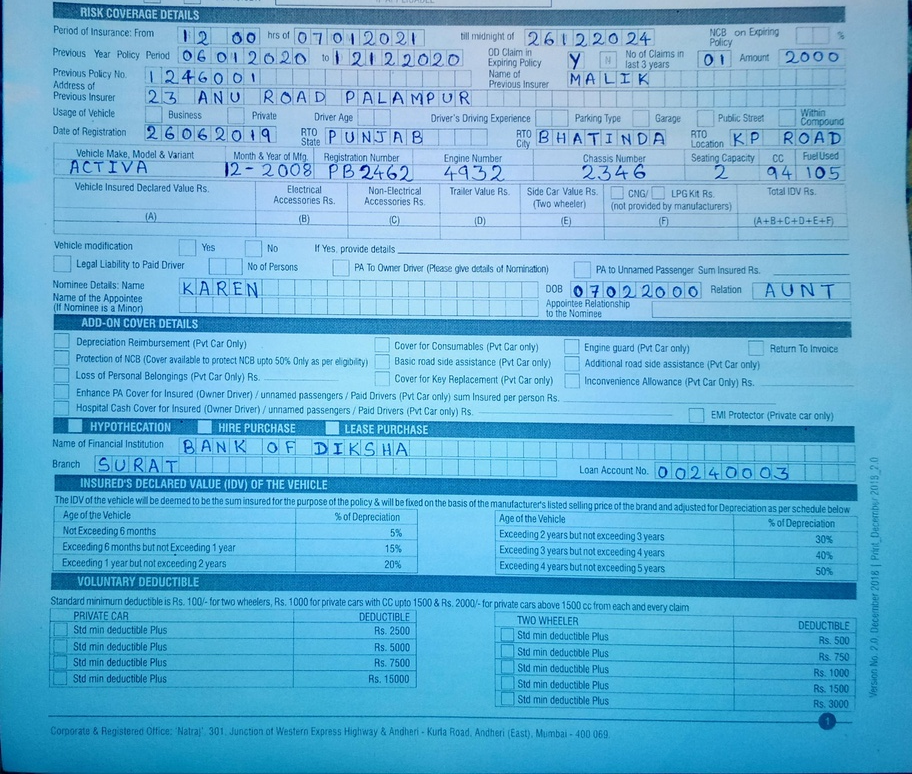
#> input picture Input/2021_01_09 00_03 Office Lens (2).jpg, 912 x 774 px, shrunk from 2827 x 2400 before the run, found by its file name
$ jupyter execute 'Detecting Bounding Boxes and Cropping the image.ipynb'
#> lines starting #> are read from the running program, lines starting #| are printed output that depends on the picture; after the words box and inside, x2 and y2 are one past the last pixel; in counts of white or black regions, pixels touching at a corner belong together
[cell 1]
# Read the image
import cv2
import numpy as np
img = cv2.imread(r"C:\Users\hp\Desktop\Form\2021_01_09 00_03 Office Lens (2).jpg")
#> img is the input picture: shape (774, 912, 3); mean B, G, R 212.9, 175.1, 99
img = cv2.cvtColor(img, cv2.COLOR_BGR2GRAY)
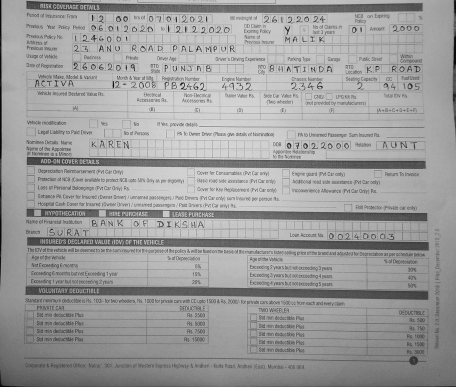
#> img: shape (774, 912) (shown at 1/2 size); min 2, max 239, mean 156.7

# Thresholding the image
(thresh, img_bin) = cv2.threshold(img, 128, 255,cv2.THRESH_BINARY|cv2.THRESH_OTSU)
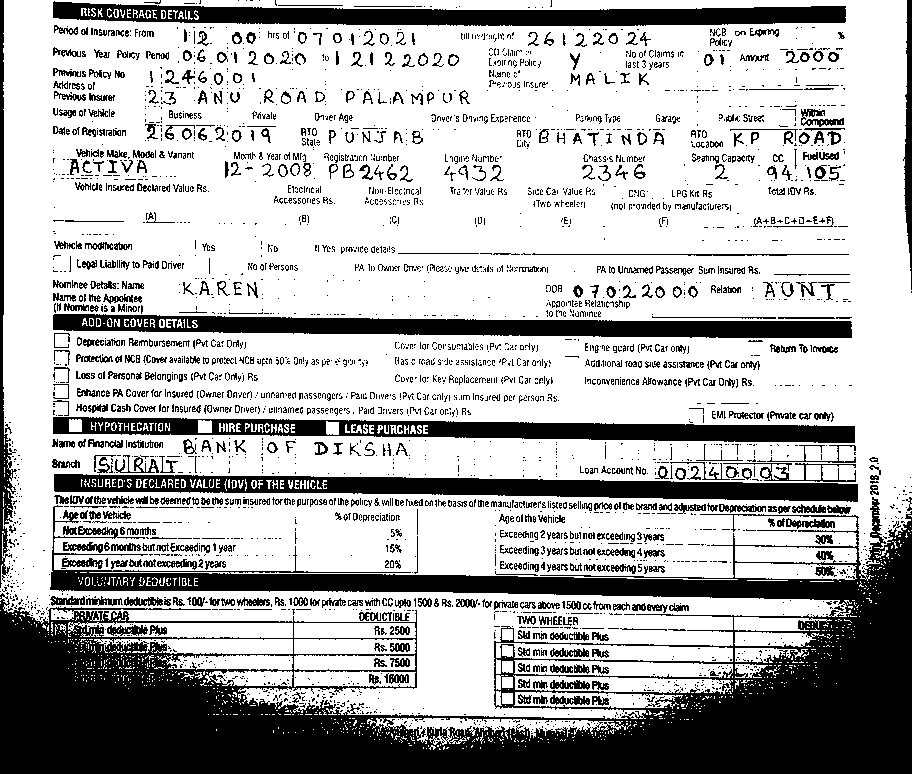
#> img_bin: shape (774, 912); 69.4% white; 3463 black regions (2766 under 20 px), largest, box (x1, y1, x2, y2) and area: (0, 497, 912, 774) 110137, (54, 474, 858, 502) 12689, (53, 314, 852, 338) 12403
#> thresh = 143
# Invert the image
img_bin = 255-img_bin
cv2.imwrite("Image_bin.jpg",img_bin)
# Defining a kernel length
kernel_length = np.array(img).shape[1]//80

# A verticle kernel of (1 X kernel_length), which will detect all the verticle lines from the image.
verticle_kernel = cv2.getStructuringElement(cv2.MORPH_RECT, (1, kernel_length))
# A horizontal kernel of (kernel_length X 1), which will help to detect all the horizontal line from the image.
hori_kernel = cv2.getStructuringElement(cv2.MORPH_RECT, (kernel_length, 1))
# A kernel of (3 X 3) ones.
kernel = cv2.getStructuringElement(cv2.MORPH_RECT, (3, 3))
# Morphological operation to detect vertical lines from an image
img_temp1 = cv2.erode(img_bin, verticle_kernel, iterations=3)
#> img_temp1: shape (774, 912); 9.2% white; 17 white regions (6 under 20 px), largest, box (x1, y1, x2, y2) and area: (0, 545, 912, 774) 61451, (0, 0, 4, 573) 1883, (905, 0, 912, 275) 1328
verticle_lines_img = cv2.dilate(img_temp1, verticle_kernel, iterations=3)
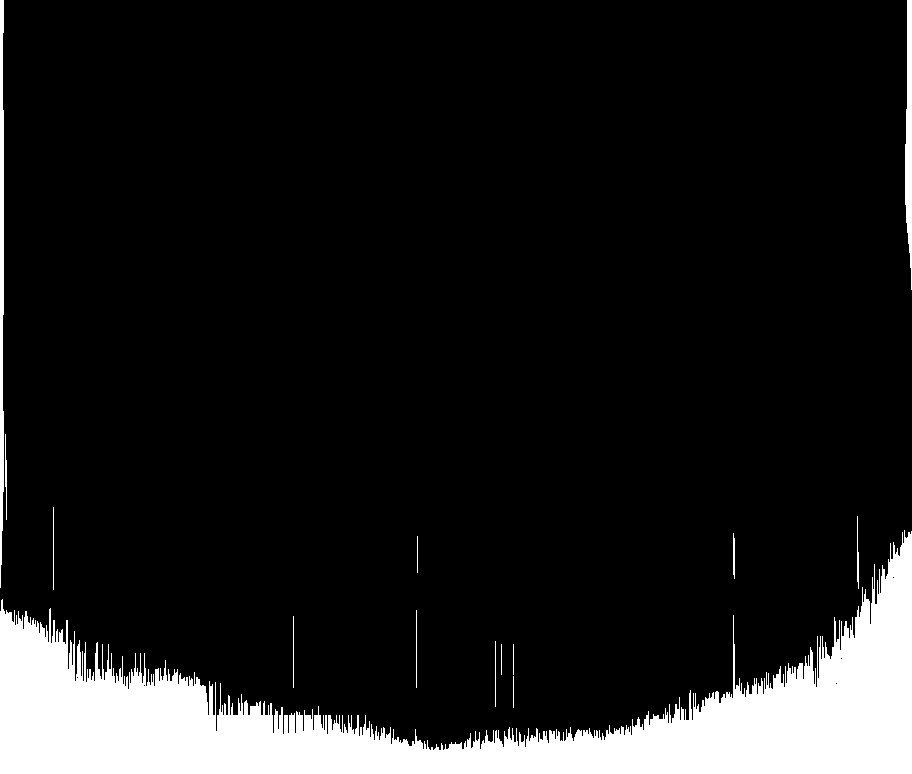
#> verticle_lines_img: shape (774, 912); 11.3% white; 14 white regions, largest, box (x1, y1, x2, y2) and area: (0, 530, 912, 774) 75290, (0, 0, 4, 588) 2003, (905, 0, 912, 290) 1463
cv2.imwrite("verticle_lines.jpg",verticle_lines_img)
# Morphological operation to detect horizontal lines from an image
img_temp2 = cv2.erode(img_bin, hori_kernel, iterations=3)
#> img_temp2: shape (774, 912); 17.8% white; 86 white regions (37 under 20 px), largest, box (x1, y1, x2, y2) and area: (0, 556, 912, 774) 82875, (68, 314, 837, 338) 10759, (68, 3, 831, 26) 10486
horizontal_lines_img = cv2.dilate(img_temp2, hori_kernel, iterations=3)
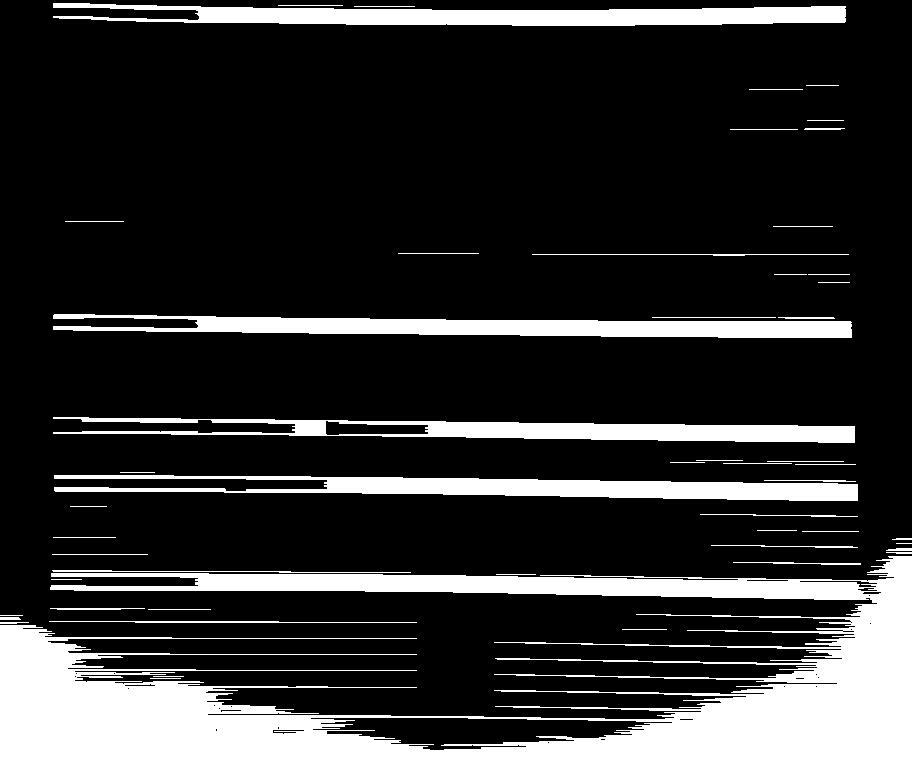
#> horizontal_lines_img: shape (774, 912); 19.7% white; 52 white regions (1 under 20 px), largest, box (x1, y1, x2, y2) and area: (0, 556, 912, 774) 91354, (53, 314, 852, 338) 11569, (53, 3, 846, 26) 11446
cv2.imwrite("horizontal_lines.jpg",horizontal_lines_img)
# Weighting parameters, this will decide the quantity of an image to be added to make a new image.
alpha = 0.5
beta = 1.0 - alpha
# This function helps to add two image with specific weight parameter to get a third image as summation of two image.
img_final_bin = cv2.addWeighted(verticle_lines_img, alpha, horizontal_lines_img, beta, 0.0)
img_final_bin = cv2.erode(~img_final_bin, kernel, iterations=2)
(thresh, img_final_bin) = cv2.threshold(img_final_bin, 128,255, cv2.THRESH_BINARY | cv2.THRESH_OTSU)
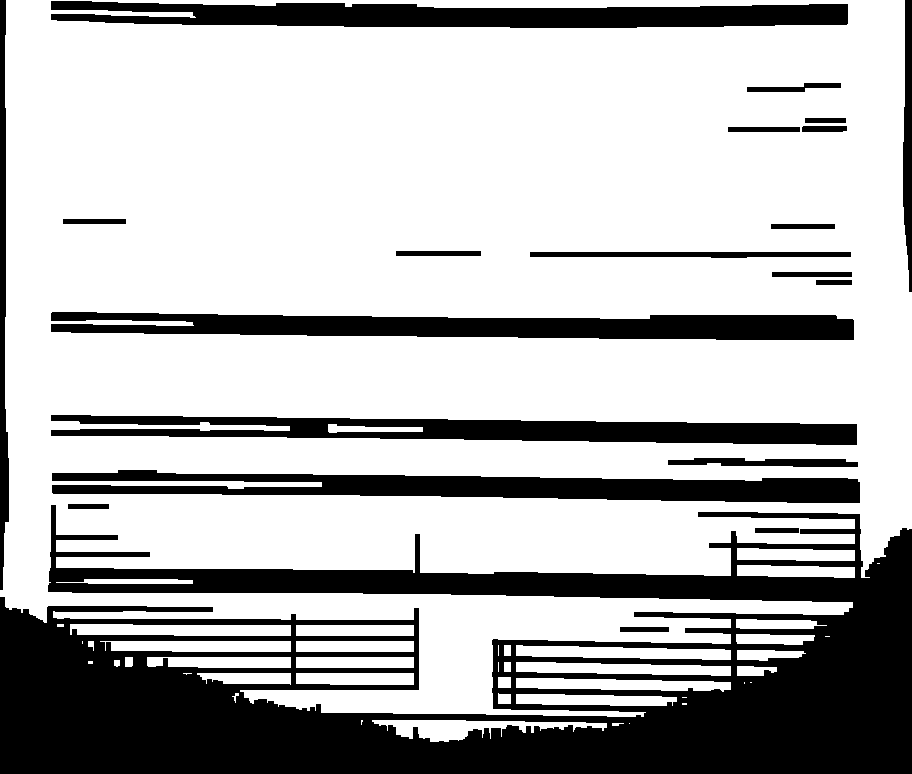
#> img_final_bin: shape (774, 912); 71.2% white; 21 black regions
#> thresh = 127
cv2.imwrite("img_final_bin.jpg",img_final_bin)
#> Out = True

[cell 2]
import numpy as np
import argparse
import imutils
import cv2
def sort_contours(cnts, method="left-to-right"):
	# initialize the reverse flag and sort index
	reverse = False
	i = 0
	# handle if we need to sort in reverse
	if method == "right-to-left" or method == "bottom-to-top":
		reverse = True
	# handle if we are sorting against the y-coordinate rather than
	# the x-coordinate of the bounding box
	if method == "top-to-bottom" or method == "bottom-to-top":
		i = 1
	# construct the list of bounding boxes and sort them from top to
	# bottom
	boundingBoxes = [cv2.boundingRect(c) for c in cnts]
	(cnts, boundingBoxes) = zip(*sorted(zip(cnts, boundingBoxes),
		key=lambda b:b[1][i], reverse=reverse))
	# return the list of sorted contours and bounding boxes
	return (cnts, boundingBoxes)

[cell 3]
# Find contours for image, which will detect all the boxes
import imutils
contours,_ = cv2.findContours(img_final_bin, cv2.RETR_TREE, cv2.CHAIN_APPROX_SIMPLE)
#> contours = 63 contours, 16 with area under 20; largest, box (x1, y1, x2, y2) and area: (0, 0, 912, 717) 539343, (50, 311, 855, 341) 17187, (51, 469, 861, 504) 17053, (50, 0, 849, 29) 16726, (50, 414, 858, 446) 16038
# Sort all the contours by top to bottom.
(contours, boundingBoxes) = sort_contours(contours, method="top-to-bottom")
#> in sort_contours, `boundingBoxes = [cv2.boundingRect(c) for c in cnts]`: boundingBoxes = 63 items, first 6: (629, 723, 1, 1), (612, 723, 12, 3), (372, 720, 235, 22), (361, 720, 2, 5), (682, 703, 5, 2), (682, 697, 5, 1)
#> in sort_contours, `(cnts, boundingBoxes) = zip(*sorted(zip(cnts, boundingBoxes), key=lamb..`: cnts has the same summary as contours outside sort_contours; boundingBoxes = 63 items, first 6: (0, 0, 912, 717), (50, 0, 799, 29), (746, 82, 96, 11), (804, 117, 43, 7), (801, 125, 47, 8), (727, 126, 74, 7)
idx = 0

for c in contours:
        # Returns the location and width,height for every contour
        x, y, w, h = cv2.boundingRect(c)
        if (w > 80 and h >20) and w > 2*h:
            idx += 1
            new_img = img[y:y+h, x:x+w]
            cv2.imwrite("C:/Users/hp/Desktop/Form/"+str(idx) + '.png', new_img)
#> this loop made 63 passes
#> pass 2, `new_img = img[y:y+h, x:x+w]`:
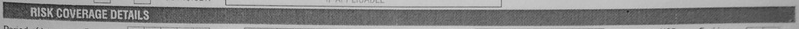
#> new_img: shape (29, 799); min 29, max 213, mean 135.2
#> after the loop, idx = 5
